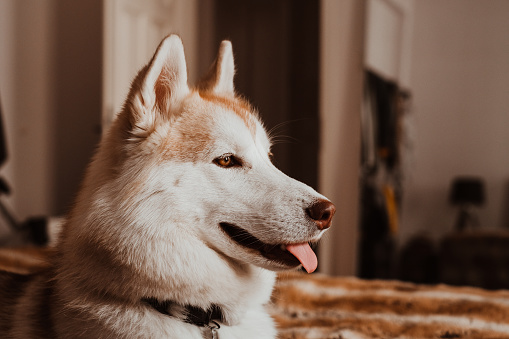
#> input picture data/lesson many/husky10.jpg, 509 x 339 px, given in place of the camera
$ python lesson_video.py
#> lines starting #> are read from the running program, lines starting #| are printed output that depends on the picture; after the words box and inside, x2 and y2 are one past the last pixel; in counts of white or black regions, pixels touching at a corner belong together
# відео
# import cv2
#
# img1 = cv2. imread('data/lesson3/sonet.png')
# img2 = cv2. imread('data/lesson3/sudoku.jpg')
#
#
# cv2.imshow('orig', img1)
#
# cv2.imshow('orig', img2)   # зітре img1 та покаже лише img2
#
# cv2.waitKey(0)


import cv2

# відкрити відео
cap = cv2.VideoCapture(
    0   # шлях до файлу аба 0 для камери в комп'ютері
)

# інформація про відео
# розмір кадрів
print(int(cap.get(cv2.CAP_PROP_FRAME_WIDTH)))  # ширина
print(int(cap.get(cv2.CAP_PROP_FRAME_HEIGHT)))  # висота

# FPS -- кількість кадрів у секунду
print(int(cap.get(cv2.CAP_PROP_FPS)))

# збереження відео
# кодек(розширення файлу(mp4, avi, xvd))
fourcc = cv2.VideoWriter_fourcc(*"mp4v")

width = int(cap.get(cv2.CAP_PROP_FRAME_WIDTH))
height = int(cap.get(cv2.CAP_PROP_FRAME_HEIGHT))
fps = int(cap.get(cv2.CAP_PROP_FPS))

writer = cv2.VideoWriter(
    'result.mp4',  # шлях до файлу
    fourcc,        # кодек
    fps,
    (width, height),
    isColor=False   # чи кадри кольорові
)


# показ відео
while True:
    # дістати наступний кадр
    success, img = cap.read()
#> img is the input picture: shape (339, 509, 3); mean B, G, R 73.4, 88, 113.2

    # success -- True/False чи вдалось отримати кадр
    if not success:
        break  # щось сталось, зупиняємо показ кадрів

    # обробка кадру

    # перевести зображення в чорно біле
    gray = cv2.cvtColor(img, cv2.COLOR_BGR2GRAY)
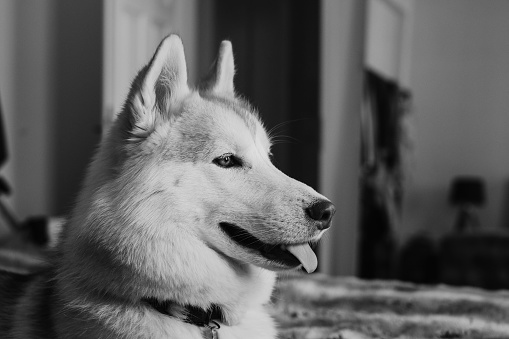
#> gray: shape (339, 509); min 0, max 224, mean 93.9

    # розмиття
    gauss = cv2.GaussianBlur(
        gray,
        ksize=(9, 9),
        sigmaX=1
    )

    # бінарізація
    adapt = cv2.adaptiveThreshold(
        gauss,
        255,
        cv2.ADAPTIVE_THRESH_GAUSSIAN_C,
        cv2.THRESH_BINARY,
        11,
        2
    )
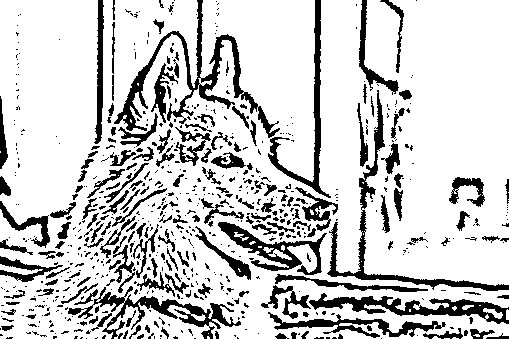
#> adapt: shape (339, 509); 80.1% white; 690 black regions (518 under 20 px), largest, box (x1, y1, x2, y2) and area: (114, 0, 280, 138) 3189, (327, 90, 509, 291) 2235, (309, 293, 509, 324) 2123


    cv2.imshow('original', img)
    cv2.imshow('gray', gray)
    cv2.imshow('gauss', gauss)
    cv2.imshow('adapt', adapt)
    # зберегти кадр до файлу
    writer.write(adapt)

    # чекаємо поки натиснеться кнопка на клавіатурі
    # але максимум 1 мілі секунду

    # якщо натиснута кнопка q то зупинити відео
    if cv2.waitKey(1) & 0xFF == ord('q'):
#> (key q is pressed here)
        break


# оримати перший кадр
_, img = cap.read()
cv2.imshow('first frame', img)
cv2.waitKey(0)

# в кінці все закрити
cap.release()
writer.release()

# очистка шуму методом не локальних середніх
import cv2

img = cv2.imread('data/lesson3/sonet_noised.png', cv2.IMREAD_GRAYSCALE)
#> (the run stopped early here; a loop or call above may not have finished)
